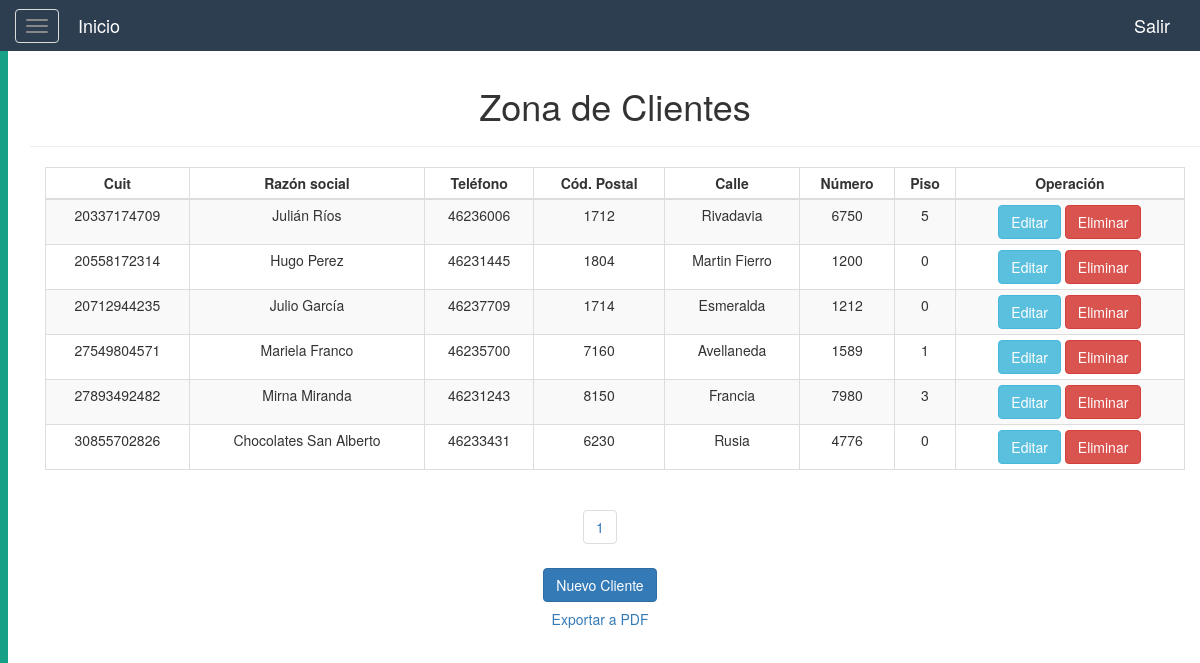
The page /logistica/vista_clientes.php (signed in) on the database its author committed.
### tables this page shows
CREATE TABLE Cliente(
	idCliente int(11) NOT NULL AUTO_INCREMENT,
    cuit bigint(11) NOT NULL,
    razon varchar(45) NOT NULL,
    telefono varchar(45) NOT NULL,
    dom_cp int(11) NOT NULL,
    dom_calle varchar(45) NOT NULL, 
    dom_numero int(11) NOT NULL,
    dom_piso int(11) NOT NULL,
    PRIMARY KEY (idCliente)
);

### resources/config.php (called while the page is built, shortened)
<?php
    $TEMPLATES_PATH=$_SERVER['DOCUMENT_ROOT'].'/resources/templates';
    $DB_PATH=$_SERVER['DOCUMENT_ROOT'].'/resources/db';
    require_once($TEMPLATES_PATH.'/cssHead.php');
    require_once($DB_PATH.'/control.php');
?>

### resources/db/control.php (called while the page is built, shortened)
<?php
    class controlDB{
        function __construct(){
            try{
            $host="localhost";
            $dbname="logistica";
            $user="root";
            $pass="";
            $this->con=mysqli_connect($host,$user,$pass) or die("No se puede conectar con la base de datos.");
            mysqli_select_db($this->con,$dbname)or die("No se encuentra la base de datos.");
            mysqli_set_charset($this->con, "utf8");
            }catch(Exception $ex){
                throw $ex;
            }
        }
        function consultar($sql){
            $result=mysqli_query($this->con,$sql);
            $data=null;
            if($result){
                while($fila=mysqli_fetch_array($result)){
                    $data[]=$fila;
                }
            }
            return $data;
        }
    }
?>

### resources/library/clientes_pag.php (called while the page is built, shortened)
<?php
        $tamagno_paginas = 6;
        if(isset($_GET['pagina'])) {
            $pag = $_GET['pagina'];
        } else {
            $pag = 1;
        }
        $empezar_desde = ($pag-1) * $tamagno_paginas;
        $datos = $obj -> consultar("SELECT *
            FROM Cliente
            ORDER BY cuit
            LIMIT $empezar_desde, $tamagno_paginas");
        $num_filas = count($obj->consultar("SELECT *
            FROM Cliente"));
        $total_paginas = ceil($num_filas/$tamagno_paginas);
?>

### logistica/vista_clientes.php (the view, shortened to what this page needs)
<!DOCTYPE html>
<html lang="es">
<head>
    <?php
        require_once($_SERVER['DOCUMENT_ROOT'].'/resources/config.php');
        $obj = new controlDB();
        include $LIBRARY_PATH.'/clientes_pag.php';
    ?>
</head>
<body>
    <?php
        require_once($_SERVER['DOCUMENT_ROOT'].'/resources/templates/header.php');
    ?>
    <div id="wrapper">
        <?php
            require_once($_SERVER['DOCUMENT_ROOT'].'/resources/templates/sidebar.php');
        ?>
        <div id="page-content-wrapper">
            <div class="container-fluid">
                <div class="row">
                    <div class="col-lg-12 text-center">
                        <div class="container">
                            <div class="row">
                                <div class="col">
                                    <h1>Zona de Clientes</h1>
                                    <hr/>
                                </div>
                            </div>
                        </div>
                        <div class="container">
                            <div class="row">
                                <div class="col-lg-12 col-md-12 col-sm-12 col-xs-12">
                                    <div class="table-responsive">
                                        <table class="table table-striped table-bordered table-condensed table-hover">
                                            <thead>
                                                <th  class="text-center">Cuit</th>
                                                <th  class="text-center">Raz&oacute;n social</th>
                                                <th  class="text-center">Tel&eacute;fono</th>
                                                <th  class="text-center">C&oacute;d. Postal</th>
                                                <th  class="text-center">Calle</th>
                                                <th  class="text-center">N&uacute;mero</th>
                                                <th  class="text-center">Piso</th>
                                                <th  class="text-center">Operaci&oacute;n</th>
                                            </thead>
                                            <?php foreach($datos as $td){ ?>
                                            <tr>
                                                <td><?php echo $td['cuit']; ?></td>
                                                <td><?php echo $td['razon']; ?></td>
                                                <td><?php echo $td['telefono']; ?></td>
                                                <td><?php echo $td['dom_cp']; ?></td>
                                                <td><?php echo $td['dom_calle']; ?></td>
                                                <td><?php echo $td['dom_numero']; ?></td>
                                                <td><?php echo $td['dom_piso']; ?></td>
                                                <td class="text-center">
                                                    <a href="editarCliente.php?id=<?php echo $td["idCliente"]?>">
                                                        <button class="btn btn-info">Editar</button>
                                                    </a>
                                                    <a href="bdCliente.php?id=<?php echo $td["idCliente"]?>&funcion=eliminar">
                                                        <button class="btn btn-danger">Eliminar</button>
                                                    </a>
                                                </td>
                                            </tr>
                                            <?php } ?>
                                        </table>
                                    </div>
                                </div>
                            </div>
                        </div>
                        <div class="row">
                            <div class="col">
                                <?php
                                    for($i = 1; $i <= $total_paginas; $i++){
                                    echo "<ul class='pagination'>
                                        <li><a href='?pagina=".$i."'>".$i."</a></li>
                                    </ul>";}
                                ?>
                            </div>
                        </div>
                        <div class="row">
                                <div class="col">
                                    <a href="registrarCliente.php" class="btn btn-primary">Nuevo Cliente</a>
                                </div>
                        </div>
                        <div class="row">
                            <a href="/logistica/exportarCliente.php" target="_blank">
                                <button class="btn btn-link">Exportar a PDF</button>
                            </a>
                        </div>
                    </div>
                </div>
            </div>
        </div>
    </div>
</body>
</html>

### resources/templates/cssHead.php
<?php
    echo "
        <meta charset='utf-8'>
        <meta name='viewport' content='width=device-width, initial-scale=1'>
        <link rel='stylesheet' href='/resources/css/bootstrap.min.css'>
        <link rel='stylesheet' href='/resources/css/fontello.css'>
        <link rel='stylesheet' href='/resources/css/frontEstilo.css'>
        <link rel='stylesheet' href='/resources/css/header.css'>
        <link rel='stylesheet' href='/resources/css/menuLateral.css'>
        <link rel='icon' href='/resources/images/title-logo.png' type='image/x-icon'>
    ";
?>

### resources/templates/header.php (shortened to what this page needs)
<nav class='navbar navbar-default'>
    <div class='container-fluid'>
        <div class='navbar-header'>
            <button type='button' class='navbar-toggle navbar-toggle-left collapsed' id='menu-toggle'>
        <span class='icon-bar'></span>
        <span class='icon-bar'></span>
        <span class='icon-bar'></span>
      </button>
            <a class='navbar-brand' href='ppal.php'>Inicio</a>
        </div>
        <div class='collapse navbar-collapse' id='bs-example-navbar-collapse-1'>
            <ul class='nav navbar-nav navbar-right'>
                <li>
                    <a href='logout.php' class="navbar-brand azul">Salir</a>
                </li>
            </ul>
        </div>
    </div>
</nav>

### resources/templates/sidebar.php (shortened to what this page needs)
<div id='sidebar-wrapper'>
</div>

### resources/css/header.css (style rules this page uses)
.navbar { border-radius: 0px; }
.navbar-default { background-color:#2C3E50; border: #2C3E50 0px; color: white; }
.navbar-default .navbar-brand { color: white; }
.navbar-default .navbar-nav>li>a { color: white; }
.navbar { margin-bottom: 0px; }
.navbar-toggle-left { display: inline-block; }
.navbar-brand { display:inline-block; float:none; }
.navbar-toggle-left { float:none; }

### resources/css/menuLateral.css (style rules this page uses)
#sidebar-wrapper { z-index: 1; position: absolute; width: 0; height: 100%; overflow-y: hidden; background: #2C3E50; border-left: 8px solid #16A085; transition: all 0.4s ease; }
#page-content-wrapper { width: 100%; height: 100%; position: absolute; padding: 15px; }

### rows shown on the page
cliente: cuit "20337174709", razon "Julián Ríos", telefono "46236006", dom_cp "1712", dom_calle "Rivadavia", dom_numero "6750", dom_piso "5"
cliente: cuit "20558172314", razon "Hugo Perez", telefono "46231445", dom_cp "1804", dom_calle "Martin Fierro", dom_numero "1200", dom_piso "0"
cliente: cuit "20712944235", razon "Julio García", telefono "46237709", dom_cp "1714", dom_calle "Esmeralda", dom_numero "1212", dom_piso "0"
cliente: cuit "27549804571", razon "Mariela Franco", telefono "46235700", dom_cp "7160", dom_calle "Avellaneda", dom_numero "1589", dom_piso "1"
cliente: cuit "27893492482", razon "Mirna Miranda", telefono "46231243", dom_cp "8150", dom_calle "Francia", dom_numero "7980", dom_piso "3"
cliente: cuit "30855702826", razon "Chocolates San Alberto", telefono "46233431", dom_cp "6230", dom_calle "Rusia", dom_numero "4776", dom_piso "0"
